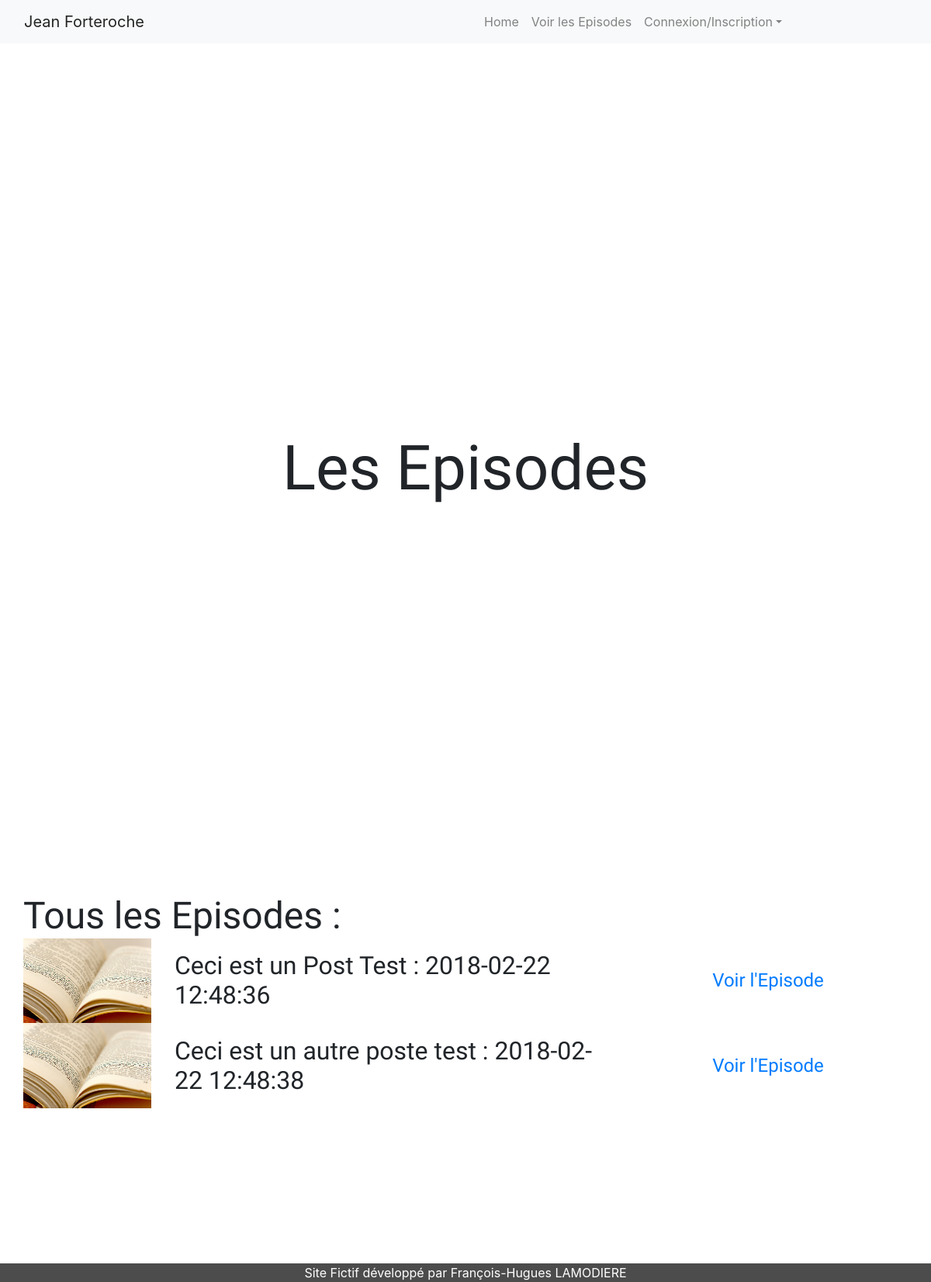
/index.php?action=chapter, run on an earlier commit of the app's database.
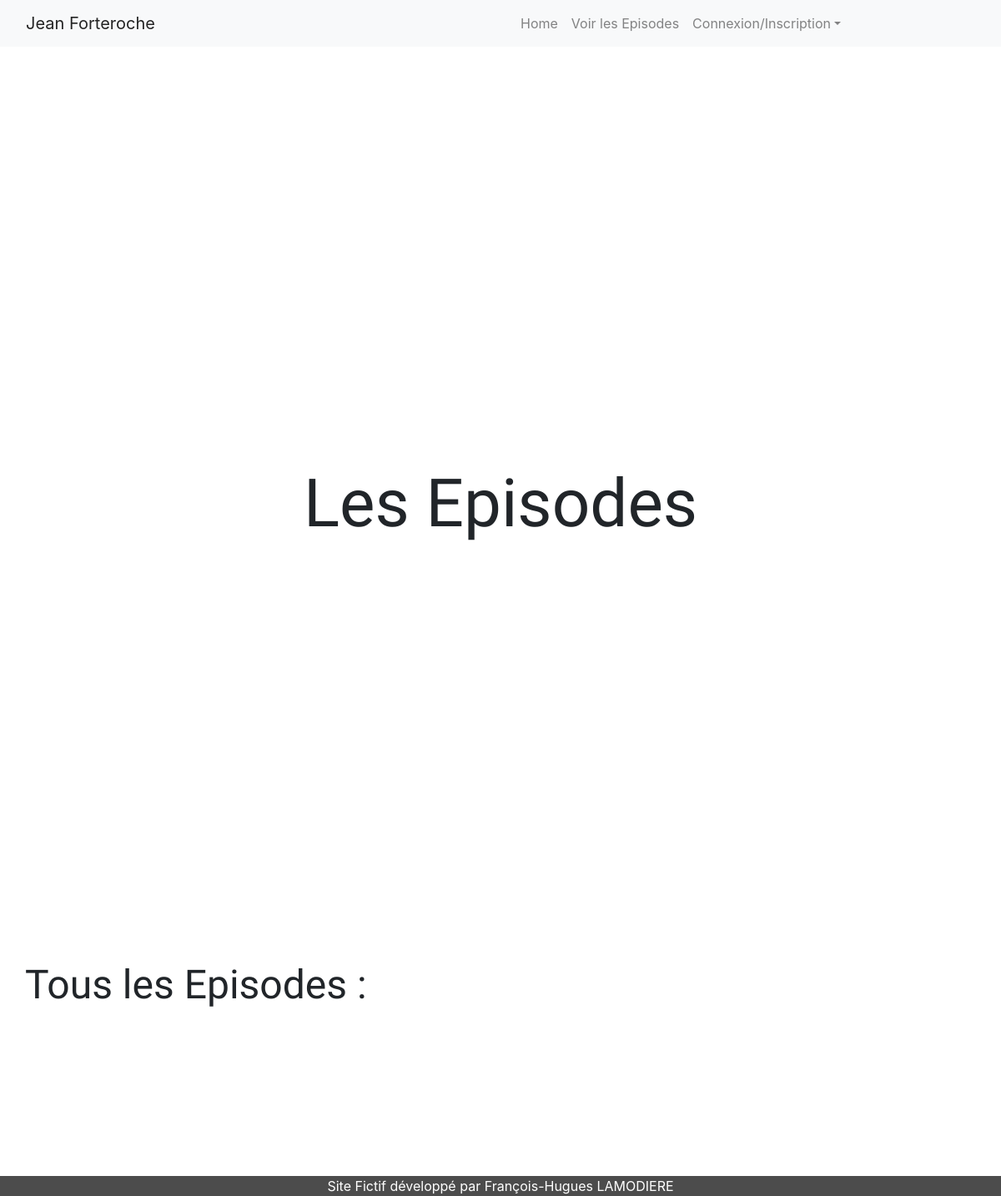
And on a later commit of the database.
### tables this page shows
CREATE TABLE posts(
        idPost      int (11) Auto_increment  NOT NULL ,
        titlePost   Text NOT NULL ,
        contentPost Longtext ,
        imagePost   Varchar (60) ,
        datePost    Varchar (60) NOT NULL ,
        postStatue  Varchar (25) NOT NULL ,
        idAccount   Int NOT NULL ,
        PRIMARY KEY (idPost )
);

### project/controller/controller.php (called while the page is built, shortened)
<?php
    require('project/model/PostManager.php');
    function chapter(){
        $postManager= new PostManager();
        $request= $postManager->getPosts();
        require('project/view/frontend/chapterView.php');
    }

### project/model/PostManager.php (called while the page is built, shortened)
<?php
    class PostManager extends Manager{
        function getPosts(){
            $db=$this->dbConnect();
            $request = $db->query('SELECT idPost, titlePost, contentPost, imagePost, datePost, postStatue, idAccount FROM posts ORDER BY idPost');
            return $request;
        }
    }

### project/view/frontend/chapterView.php (the view, shortened to what this page needs)
<!DOCTYPE html>
<h1>Les Episodes</h1>
    <div class="allChapters container-fluid raw">
        <h2 class="col-12">Tous les Episodes :</h2>
        <?php
            while ($db = $request->fetch()){
                echo '<img class="col-12 col-md-2" src="project/public/images/'.htmlspecialchars($db['imagePost']).'" />'
                . '<h3 class="col-12 col-md-6 align-self-center">' .htmlspecialchars($db['titlePost']) . ' : '
                . htmlspecialchars($db['datePost']) . '</h3>'
                .'<a class="chapterLink col-12 col-md-4 align-self-center" href="index.php?action=post&idChapter='. htmlspecialchars($db['idPost']) .'">Voir l\'Episode</a>';
            }
        ?>
    </div>
<?php
    $content = ob_get_clean();
    require('template.php');
?>

### index.php (shortened to what this page needs)
<?php
    require('project/controller/controller.php');
    try{
        if(isset($_GET['action']) && isset($_GET['idChapter'])) {
            if($_GET['action'] == 'post' && $_GET['idChapter'] >0){
                post();
            }
            else {
                throw new Exception('Aucun identifiant de billet envoyé');
            }
        }
        elseif(isset($_GET['action']) && isset($_GET['idComment'])){
            if($_GET['action'] == 'alert'){
                alertComment();
            }
        }
        elseif(isset($_GET['action'])){
            if($_GET['action'] == 'chapter'){
                chapter();
            }
            elseif($_GET['action'] == 'inscription'){
                inscription();
            }
            elseif($_GET['action'] == 'connection'){
                connection();
            }
            elseif($_GET['action'] == 'unconnection'){
                unconnection();
            }
            elseif($_GET['action'] == 'account'){
                accountManagement();
            }
            elseif($_GET['action'] == 'upload'){
                avatarUpload();
            }
        }
        else{
            index();
        }
    }
    catch(Exception $e){
        echo '<h3 class="error">Erreur : '. $e->getMessage() .'</h3>';
        index();
    }

### project/view/frontend/template.php (shortened to what this page needs)
<!DOCTYPE html>
<html>
    <head>
        <link rel="stylesheet" href="https://maxcdn.bootstrapcdn.com/bootstrap/4.0.0/css/bootstrap.min.css">
        <link href="project/public/css/style.css" rel="stylesheet" />
    </head>
    <body>
        <header class="container-fluid sticky-top">
            <nav class="navbar navbar-expand-lg navbar-light bg-light row">
                <a class="navbar-brand col-6 align-sel-start" href="index.php">Jean Forteroche</a>
                <div class="collapse navbar-collapse " id="navbarSupportedContent">
                    <ul class="navbar-nav col align-self-end mr-auto">
                        <li class="nav-item">
                            <a class="nav-link" href="index.php">Home </a>
                        </li>
                        <li class="nav-item">
                            <a class="nav-link" href="index.php?action=chapter">Voir les Episodes</a>
                        </li>
                        <li class="nav-item dropdown">
                            <a class="nav-link dropdown-toggle" href="#" id="navbarDropdown" role="button" data-toggle="dropdown" aria-haspopup="true" aria-expanded="false">Connexion/Inscription</a>
                        </li>
                    </ul>
                </div>
            </nav>
        </header>
        <?= $content ?>
        <footer class="container-fluid raw">
            <p>Site Fictif développé par François-Hugues LAMODIERE</p>
        </footer>
    </body>
</html>

### project/public/css/style.css (style rules this page uses)
body { background-image: url("../images/alaska_glacier.jpg"); background-attachment:fixed; background-repeat: no-repeat; background-position: -1000px -500px; }
.navbar { opacity: 0.95; }
h1 { background-color: rgba(255, 255, 255, 0.8); margin: 500px 0; text-align: center; font-family: 'Indie Flower', cursive; font-size: 5em; }
h2 { margin: 0; font-family: 'Indie Flower', cursive; font-size: 3em; }
.lastChapter, .infoAlaska, .allChapters { display:flex; margin: 200px 0; flex-wrap: wrap; background-color: rgba(255, 255, 255, 0.9); justify-content: center; }
footer { margin: 100px 0 0 0; color: white; background-color: rgba(0, 0, 0, 0.7); text-align: center; }
footer p { margin:0; }
h3 { margin: 0; font-family: 'Kaushan Script', cursive; font-size: 2em }
.chapterLink { text-align: center; padding: 20px 20px; font-family: 'Kaushan Script', cursive; font-size: 1.5em; }

What changed in the data, as far as the page shows it:
removed posts: imagePost (picture), titlePost "Ceci est un Post Test", datePost "2018-02-22 12:48:36"
removed posts: imagePost (picture), titlePost "Ceci est un autre poste test", datePost "2018-02-22 12:48:38"
